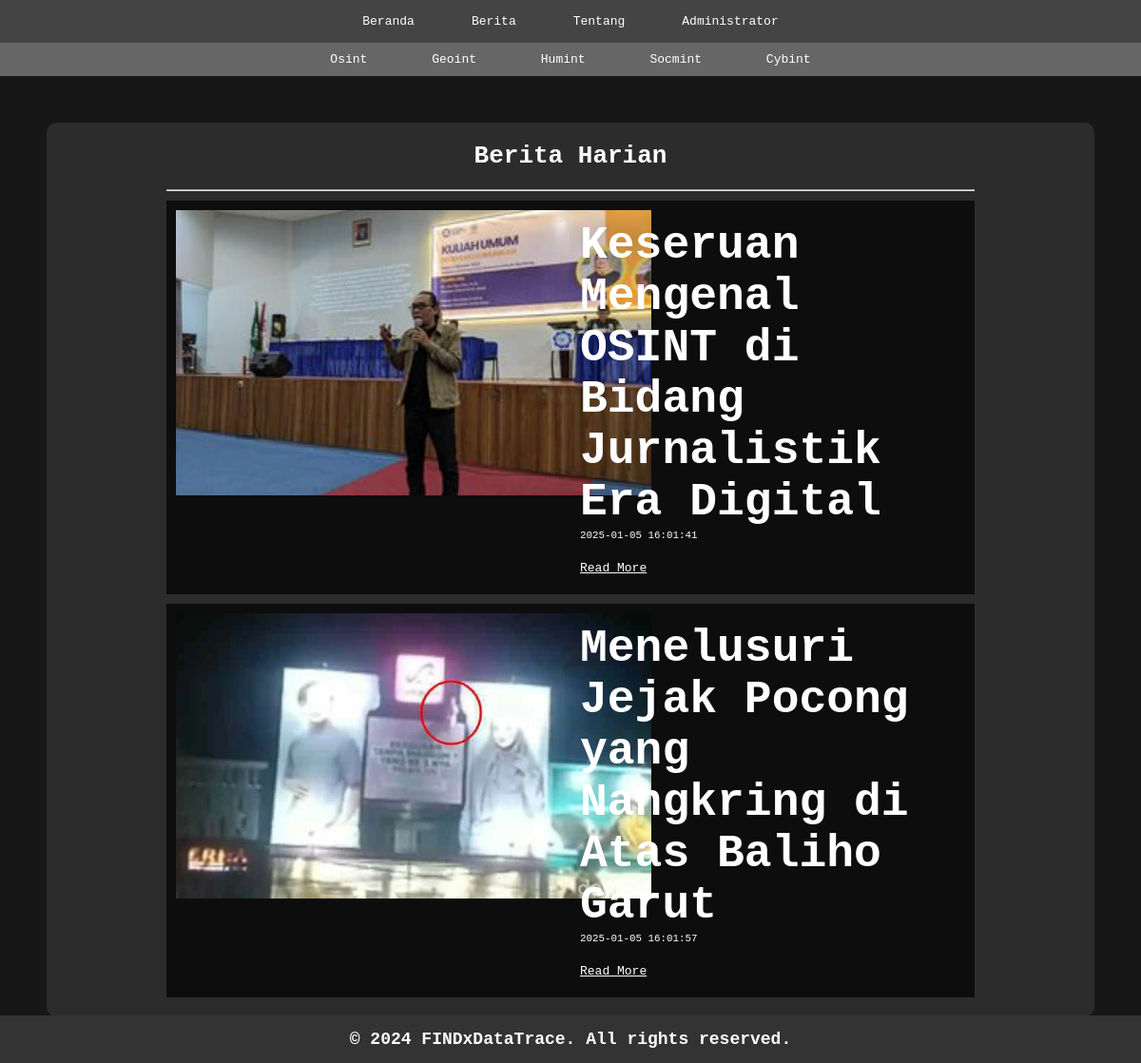
Page /pages/public/news/osint.php on the committed database.
### tables this page shows
CREATE TABLE `news` (
  `id` int(11) NOT NULL,
  `title` text NOT NULL,
  `category` varchar(255) NOT NULL,
  `img` text NOT NULL,
  `link` text NOT NULL,
  `created_at` datetime NOT NULL
);

### pages/public/news/osint.php (the view, shortened to what this page needs)
<?php
include_once('../../../database/connection.php');
$osint = mysqli_query($conn, "SELECT * FROM news WHERE category = 'Osint'");
?>
<!DOCTYPE html>
<html lang="en">
<head>
    <link rel="stylesheet" href="../../../css/style.css">
</head>
<body>
    <div id="container-custom">
        <video id="bg-vid" muted autoplay loop>
            <source src="../../../assets/videos/background.mp4">
        </video>
        <nav style="padding-bottom: 5px; padding-top: 5px;">
            <div class="nav-wrapper">
                <a href="../../../index.php">Beranda</a>
                <a href="../../public/news.php">Berita</a>
                <a href="../about.php">Tentang</a>
                <a href="../../admin/login.php">Administrator</a>
            </div>
        </nav>
        <nav class="nav-wrapper-berita">
            <div>
                <a href="#">Osint</a>
                <a href="geoint.php">Geoint</a>
                <a href="humint.php">Humint</a>
                <a href="socmint.php">Socmint</a>
                <a href="cybint.php">Cybint</a>
            </div>
        </nav>
        <div class="wrapper">
            <div class="content-home">
                <div id="welcome-section">
                    <h1 style="margin-bottom: 20px; text-align: center;">Berita Harian</h1>
                    <hr style="width: 80%; margin: auto;">
                    <?php while ($row = mysqli_fetch_assoc($osint)) : ?>
                        <div class="news-section">
                            <div class="news-image">
                                <img class="news-img" src="../../admin/news/uploads/<?php echo $row['img'] ?>" alt="Image" style="width: 500px; height: 300px; object-fit: cover;">
                            </div>
                            <div class="news-text">
                                <h1 style="font-size: 48px;"><?php echo $row['title'] ?></h1>
                                <small style="margin-top: 20px;"><?php echo $row['created_at'] ?></small>
                                <a href="<?php echo $row['link'] ?>" style="margin-top: 20px; color: white; display: block;">Read More</a>
                            </div>
                        </div>
                    <?php endwhile ?>
                </div>
            </div>
        </div>
    </div>
    <footer>
        <p style="font-size: 18px; font-weight: bold;">&copy; 2024 FINDxDataTrace. All rights reserved.</p>
    </footer>
</body>
</html>

### css/style.css (style rules this page uses)
* { margin: 0; padding: 0; box-sizing: border-box; font-family: monospace; }
body { background: linear-gradient(rgba(0, 0, 0, 0.7), rgba(0, 0, 0, 0.7)); }
#container-custom { width: 100%; overflow: hidden; background-image: linear-gradient(rgba(0, 0, 0, 0.7), rgba(0, 0, 0, 0.7)); position: relative; min-height: 100vh; }
#bg-vid { position: absolute; top: 0; left: 0; width: 100%; height: 100%; object-fit: cover; z-index: -1; }
nav { background-color: #444; padding: 20px 0; }
nav .nav-wrapper { display: flex; justify-content: center; align-items: center; }
.nav-wrapper-berita { background-color: #666; display: flex; justify-content: center; align-items: center; padding: 10px 0; }
nav a { padding: 10px 20px; color: #fff; text-decoration: none; margin: 0 10px; transition: 0.5s; }
.wrapper { margin: 0; padding: 0; }
.content-home { width: 100%; display: flex; justify-content: center; height: fit-content; padding: 20px; }
#welcome-section { width: 100%; background-color: rgba(53, 53, 53, 0.7); color: white; padding: 20px; border-radius: 10px; margin: 2.5%; display: block; }
footer { text-align: center; padding: 15px; background-color: #333; color: #fff; font-size: 0.9em; position: fixed; bottom: 0; width: 100%; }
.news-section { width: 80%; background-color: rgba(0, 0, 0, 0.7); margin: auto; padding: 10px; display: flex; margin-top: 10px; }
.news-image { width: 50%; }
.news-text { width: 50%; padding: 10px; color: white; }
.news-img { width: 500px; }

### rows in the picture
news: img (picture), title "Keseruan Mengenal OSINT di Bidang Jurnalistik Era Digital", created_at "2025-01-05 16:01:41"
news: img (picture), title "Menelusuri Jejak Pocong yang Nangkring di Atas Baliho Garut", created_at "2025-01-05 16:01:57"
